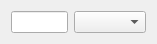
<?xml version="1.0" encoding="UTF-8"?>
<ui version="4.0">
 <class>InputAgeDlg</class>
 <widget class="QWidget" name="InputAgeDlg">
  <property name="geometry">
   <rect>
    <x>0</x>
    <y>0</y>
    <width>157</width>
    <height>39</height>
   </rect>
  </property>
  <property name="windowTitle">
   <string>Form</string>
  </property>
  <layout class="QHBoxLayout" name="horizontalLayout">
   <item>
    <widget class="QLineEdit" name="ageedit"/>
   </item>
   <item>
    <widget class="QComboBox" name="ageunitbox"/>
   </item>
  </layout>
 </widget>
 <resources/>
 <connections/>
</ui>
